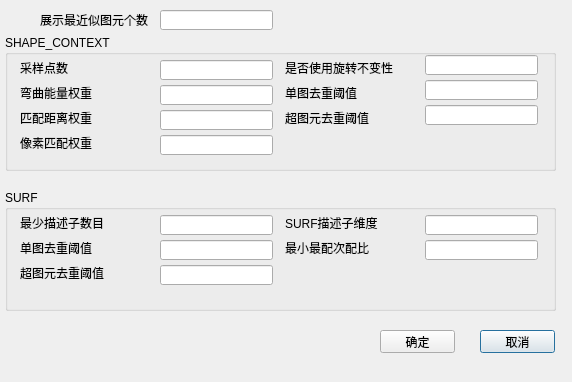
<?xml version="1.0" encoding="UTF-8"?>
<ui version="4.0">
 <class>DialogMatchParasAll</class>
 <widget class="QDialog" name="DialogMatchParasAll">
  <property name="geometry">
   <rect>
    <x>0</x>
    <y>0</y>
    <width>572</width>
    <height>382</height>
   </rect>
  </property>
  <property name="windowTitle">
   <string>Dialog</string>
  </property>
  <widget class="QGroupBox" name="MORPH_BASIC">
   <property name="geometry">
    <rect>
     <x>5</x>
     <y>190</y>
     <width>551</width>
     <height>121</height>
    </rect>
   </property>
   <property name="title">
    <string>SURF</string>
   </property>
   <widget class="QLineEdit" name="lineEdit_surf_descriptor_min">
    <property name="geometry">
     <rect>
      <x>155</x>
      <y>25</y>
      <width>113</width>
      <height>20</height>
     </rect>
    </property>
   </widget>
   <widget class="QLabel" name="surf_descriptor_min">
    <property name="geometry">
     <rect>
      <x>15</x>
      <y>25</y>
      <width>131</width>
      <height>16</height>
     </rect>
    </property>
    <property name="text">
     <string>最少描述子数目</string>
    </property>
   </widget>
   <widget class="QLineEdit" name="lineEdit_surf_compare_1_thres">
    <property name="geometry">
     <rect>
      <x>155</x>
      <y>50</y>
      <width>113</width>
      <height>20</height>
     </rect>
    </property>
   </widget>
   <widget class="QLabel" name="surf_compare_1_thres">
    <property name="geometry">
     <rect>
      <x>15</x>
      <y>50</y>
      <width>131</width>
      <height>16</height>
     </rect>
    </property>
    <property name="text">
     <string>单图去重阈值</string>
    </property>
   </widget>
   <widget class="QLineEdit" name="lineEdit_surf_compare_2_thres">
    <property name="geometry">
     <rect>
      <x>155</x>
      <y>75</y>
      <width>113</width>
      <height>20</height>
     </rect>
    </property>
   </widget>
   <widget class="QLabel" name="surf_compare_2_thres">
    <property name="geometry">
     <rect>
      <x>15</x>
      <y>75</y>
      <width>131</width>
      <height>16</height>
     </rect>
    </property>
    <property name="text">
     <string>超图元去重阈值</string>
    </property>
   </widget>
   <widget class="QLabel" name="surf_min_ratio">
    <property name="geometry">
     <rect>
      <x>280</x>
      <y>50</y>
      <width>111</width>
      <height>16</height>
     </rect>
    </property>
    <property name="text">
     <string>最小最配次配比</string>
    </property>
   </widget>
   <widget class="QLineEdit" name="lineEdit_surf_dimensions">
    <property name="geometry">
     <rect>
      <x>420</x>
      <y>25</y>
      <width>113</width>
      <height>20</height>
     </rect>
    </property>
   </widget>
   <widget class="QLabel" name="surf_dimensions">
    <property name="geometry">
     <rect>
      <x>280</x>
      <y>25</y>
      <width>101</width>
      <height>16</height>
     </rect>
    </property>
    <property name="text">
     <string>SURF描述子维度</string>
    </property>
   </widget>
   <widget class="QLineEdit" name="lineEdit_surf_min_ratio">
    <property name="geometry">
     <rect>
      <x>420</x>
      <y>50</y>
      <width>113</width>
      <height>20</height>
     </rect>
    </property>
   </widget>
  </widget>
  <widget class="QGroupBox" name="groupBox">
   <property name="geometry">
    <rect>
     <x>5</x>
     <y>35</y>
     <width>551</width>
     <height>136</height>
    </rect>
   </property>
   <property name="title">
    <string>SHAPE_CONTEXT</string>
   </property>
   <widget class="QLabel" name="shape_context_sample_point_num">
    <property name="geometry">
     <rect>
      <x>15</x>
      <y>25</y>
      <width>141</width>
      <height>16</height>
     </rect>
    </property>
    <property name="text">
     <string>采样点数</string>
    </property>
   </widget>
   <widget class="QLabel" name="shape_context_bending_weight">
    <property name="geometry">
     <rect>
      <x>15</x>
      <y>50</y>
      <width>151</width>
      <height>16</height>
     </rect>
    </property>
    <property name="text">
     <string>弯曲能量权重</string>
    </property>
   </widget>
   <widget class="QLabel" name="shape_context_match_weight">
    <property name="geometry">
     <rect>
      <x>15</x>
      <y>75</y>
      <width>146</width>
      <height>16</height>
     </rect>
    </property>
    <property name="text">
     <string>匹配距离权重</string>
    </property>
   </widget>
   <widget class="QLabel" name="shape_context_appearance_weight">
    <property name="geometry">
     <rect>
      <x>15</x>
      <y>100</y>
      <width>121</width>
      <height>16</height>
     </rect>
    </property>
    <property name="text">
     <string>像素匹配权重</string>
    </property>
   </widget>
   <widget class="QLabel" name="shape_context_compare_2_thres">
    <property name="geometry">
     <rect>
      <x>280</x>
      <y>75</y>
      <width>96</width>
      <height>16</height>
     </rect>
    </property>
    <property name="text">
     <string>超图元去重阈值</string>
    </property>
   </widget>
   <widget class="QLabel" name="shape_context_use_rotation">
    <property name="geometry">
     <rect>
      <x>280</x>
      <y>25</y>
      <width>121</width>
      <height>16</height>
     </rect>
    </property>
    <property name="text">
     <string>是否使用旋转不变性</string>
    </property>
   </widget>
   <widget class="QLabel" name="shape_context_compare_1_thres">
    <property name="geometry">
     <rect>
      <x>280</x>
      <y>50</y>
      <width>111</width>
      <height>16</height>
     </rect>
    </property>
    <property name="text">
     <string>单图去重阈值</string>
    </property>
   </widget>
   <widget class="QLineEdit" name="lineEdit_shape_context_sample_point_num">
    <property name="geometry">
     <rect>
      <x>155</x>
      <y>25</y>
      <width>113</width>
      <height>20</height>
     </rect>
    </property>
   </widget>
   <widget class="QLineEdit" name="lineEdit_shape_context_bending_weight">
    <property name="geometry">
     <rect>
      <x>155</x>
      <y>50</y>
      <width>113</width>
      <height>20</height>
     </rect>
    </property>
   </widget>
   <widget class="QLineEdit" name="lineEdit_shape_context_match_weight">
    <property name="geometry">
     <rect>
      <x>155</x>
      <y>75</y>
      <width>113</width>
      <height>20</height>
     </rect>
    </property>
   </widget>
   <widget class="QLineEdit" name="lineEdit_shape_context_appearance_weight">
    <property name="geometry">
     <rect>
      <x>155</x>
      <y>100</y>
      <width>113</width>
      <height>20</height>
     </rect>
    </property>
   </widget>
   <widget class="QLineEdit" name="lineEdit_shape_context_use_rotation">
    <property name="geometry">
     <rect>
      <x>420</x>
      <y>20</y>
      <width>113</width>
      <height>20</height>
     </rect>
    </property>
   </widget>
   <widget class="QLineEdit" name="lineEdit_shape_context_compare_1_thres">
    <property name="geometry">
     <rect>
      <x>420</x>
      <y>45</y>
      <width>113</width>
      <height>20</height>
     </rect>
    </property>
   </widget>
   <widget class="QLineEdit" name="lineEdit_shape_context_compare_2_thres">
    <property name="geometry">
     <rect>
      <x>420</x>
      <y>70</y>
      <width>113</width>
      <height>20</height>
     </rect>
    </property>
   </widget>
  </widget>
  <widget class="QPushButton" name="CancelBtn_matchParasAll">
   <property name="geometry">
    <rect>
     <x>480</x>
     <y>330</y>
     <width>75</width>
     <height>23</height>
    </rect>
   </property>
   <property name="text">
    <string>取消</string>
   </property>
  </widget>
  <widget class="QPushButton" name="OKbtn_matchParasAll">
   <property name="geometry">
    <rect>
     <x>380</x>
     <y>330</y>
     <width>75</width>
     <height>23</height>
    </rect>
   </property>
   <property name="text">
    <string>确定</string>
   </property>
  </widget>
  <widget class="QLineEdit" name="lineEdit_top_k">
   <property name="geometry">
    <rect>
     <x>160</x>
     <y>10</y>
     <width>113</width>
     <height>20</height>
    </rect>
   </property>
   <property name="text">
    <string/>
   </property>
  </widget>
  <widget class="QLabel" name="top_k">
   <property name="geometry">
    <rect>
     <x>40</x>
     <y>10</y>
     <width>111</width>
     <height>20</height>
    </rect>
   </property>
   <property name="text">
    <string>展示最近似图元个数</string>
   </property>
  </widget>
 </widget>
 <resources/>
 <connections/>
</ui>
